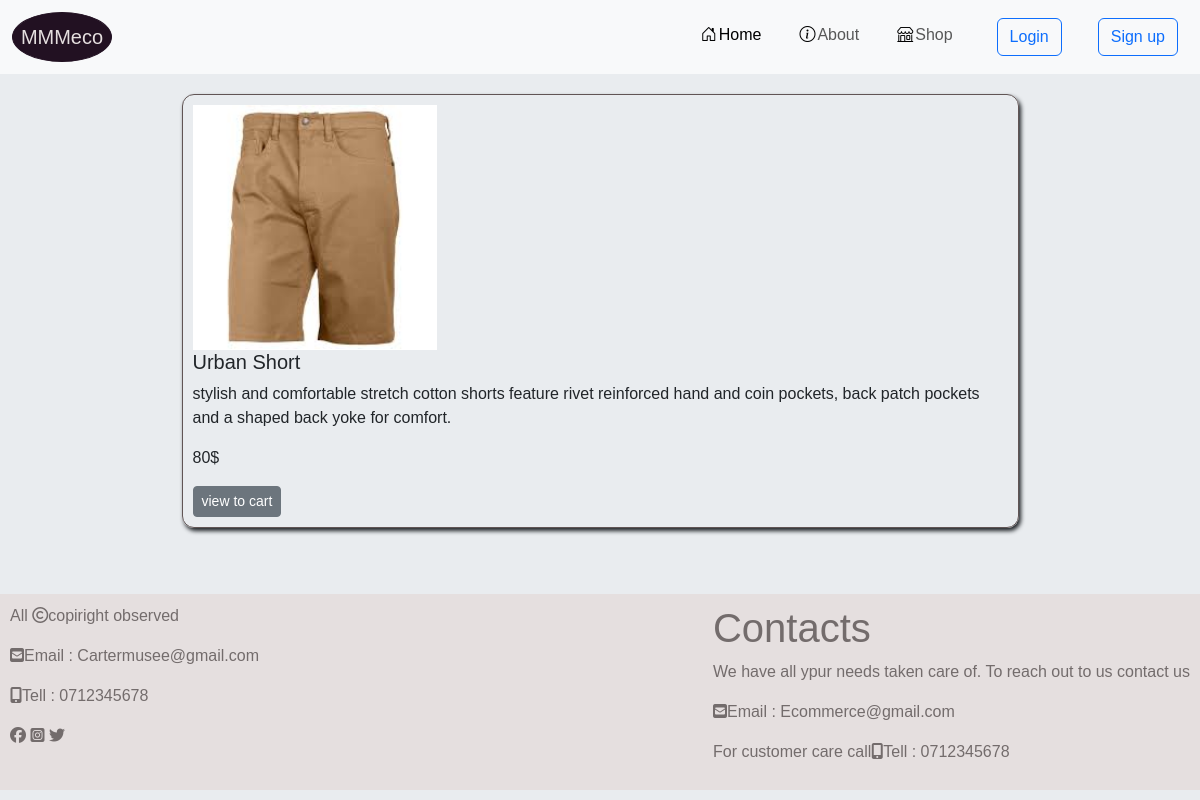
Page /shorts/1 on the committed database.
### eccomerce/models.py (models this page shows)
class Shorts(db.Model,UserMixin):
    id = db.Column(db.Integer, primary_key=True)
    shorts_name = db.Column(db.String(64),index=True)
    description = db.Column(db.String(124),index=True)
    price = db.Column(db.Integer)
    quantity = db.Column(db.Integer)
    img = db.Column(db.String(255))

### eccomerce/routes.py (the view)
@app.route('/shorts/<int:short_id>',methods=['GET'])
def get_a_short(short_id):
    short = Shorts.query.get(short_id)
    if short:
        short_data = {
            'id':short.id,
            'short_name':short.shorts_name,
            'description':short.description,
            'price': short.price,
            'img':short.img
        }
    return render_template('short.html',short_data=short_data)

### eccomerce/templates/short.html
{% extends 'base.html'%}
{% block body%}
<div id="shop" class="container">
    <div class="single" >
        <div class="shirt-tr-sho">
            <img src="{{ url_for('static', filename='images/{}'.format(short_data.img)) }}" class="" alt="...">
            <div>
                <h5 class="">{{short_data.short_name}}</h5>
                <p class="">{{short_data.description}}</p>
                <p class="">{{short_data.price}}$</p>
                <a href="{{ url_for('shop') }}" class="addToCart btn btn-secondary btn-sm">view to cart</a>
            </div>
        </div>
    </div>
</div>
{% endblock%}

### eccomerce/static/login.css (style rules this page uses)
* { box-sizing: border-box; margin: 0; font-family: sans-serif; }

### eccomerce/static/new.css (style rules this page uses)
.single { height: 500px; }
.shirt-tr-sho { width: 75%; margin: auto; display: flex; flex-wrap: wrap; flex-direction: row; border-radius: 12px; border: 1px solid rgb(97, 85, 85); padding: 10px; box-shadow: 2px 3px 4px; }
.shirt-tr-sho img { width: 30%; }

### rows in the picture
Shorts: img (picture), short_name "Urban Short", description "stylish and comfortable stretch cotton shorts feature rivet reinforced hand and coin pockets, back patch pockets and a shaped back yoke for comfort."

### other values in the picture
{{ short_data.price }} "80"
